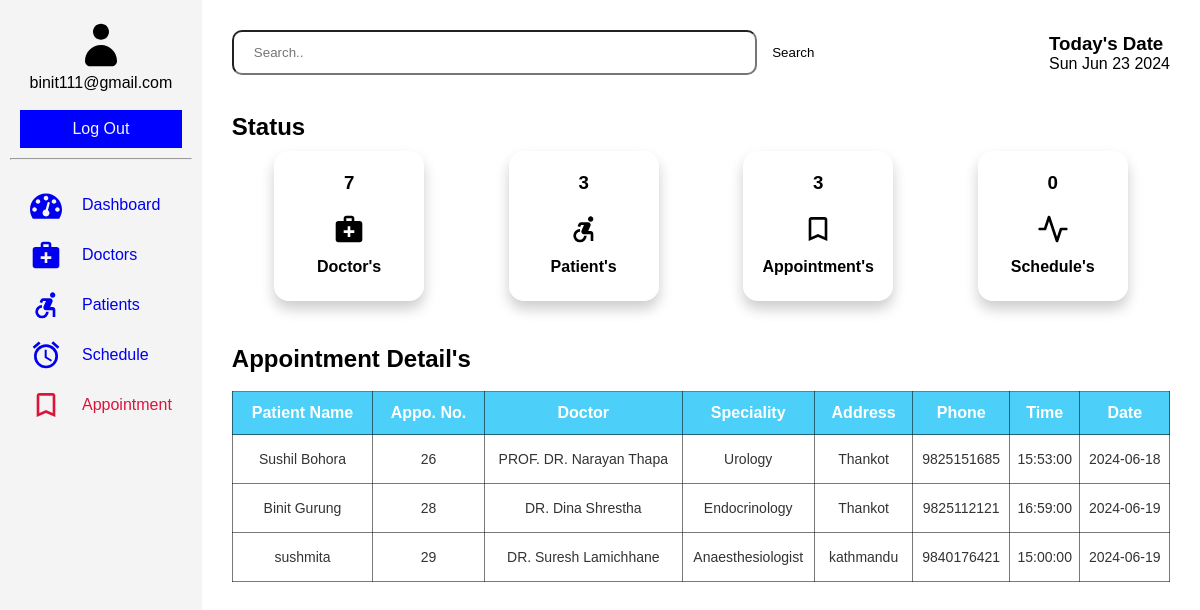
Before: /doctor/appoint.php (signed in) with the older database file.
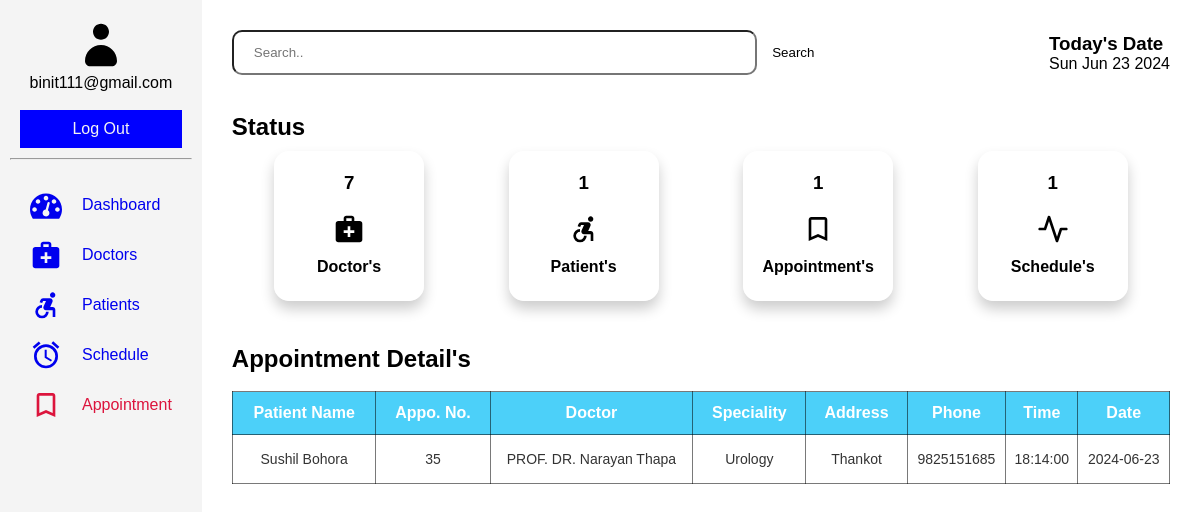
After: the same page with the newer database file.
### tables this page shows
CREATE TABLE `appointment` (
  `id` int(11) NOT NULL,
  `fullname` varchar(255) NOT NULL,
  `email` varchar(255) NOT NULL,
  `phone` varchar(60) NOT NULL,
  `bg` varchar(60) NOT NULL,
  `address` varchar(255) NOT NULL,
  `sid` int(11) NOT NULL,
  `did` int(11) NOT NULL,
  `date` date NOT NULL,
  `time` time NOT NULL,
  `status` tinyint(2) DEFAULT 0
);

CREATE TABLE `doctor` (
  `id` int(11) NOT NULL,
  `fname` varchar(60) NOT NULL,
  `email` varchar(60) NOT NULL,
  `password` varchar(60) NOT NULL,
  `phone` varchar(60) NOT NULL,
  `image_name` varchar(255) NOT NULL,
  `image_path` varchar(255) NOT NULL,
  `sid` int(11) DEFAULT NULL,
  `created_at` timestamp NULL DEFAULT current_timestamp()
);

CREATE TABLE `specialities` (
  `id` int(11) NOT NULL,
  `title` varchar(60) NOT NULL,
  `description` text NOT NULL,
  `image_name` varchar(60) NOT NULL,
  `image_path` varchar(255) NOT NULL,
  `created_at` timestamp NULL DEFAULT current_timestamp()
);

### doctor/appoint.php (the view, shortened to what the changed rows need)
<?php
    include('../connection.php');
    $sql = "SELECT ap.id, ap.fullname, ap.phone, ap.bg, ap.address, ap.date, ap.time, sp.title, doc.fname from appointment as ap INNER JOIN specialities as sp ON ap.sid = sp.id INNER JOIN doctor as doc ON ap.did = doc.id";
    $result = mysqli_query($conn, $sql);
?>
<!DOCTYPE html>
<html lang="en">
<head>
    <link rel="stylesheet" href="../assets/dash1.css">
</head>
<body>
    <section class="dashboard">
        <section class="main">
            <div class="head">
                <div class="date-container">
                    <h1>Today's Date</h1>
                </div>
            </div><br>
            <div class="status">
                <div class="status-bar">
                    <h2>Status</h2>
                </div>
                <div class="dash-collection">
                    <div class="doc">
                        <?php
                            $psql = "SELECT * FROM patient";
                            $presult = mysqli_query($conn, $psql);
                            if($prow = mysqli_num_rows($presult)){
                                echo '<h3>'.$prow.'</h3>';
                            }else{
                                echo '<h3>0</h3>';
                            }
                        ?>
                        <svg class="icon icon-accessible_forward"><use xlink:href="#icon-accessible_forward"></use></svg><br>
                        <h4>Patient's</h4><br>
                    </div>
                    <div class="doc">
                        <?php
                            $asql = "SELECT * FROM appointment";
                            $aresult = mysqli_query($conn, $asql);
                            if($arow = mysqli_num_rows($aresult)){
                                echo '<h3>'.$arow.'</h3>';
                            }else{
                                echo '<h3>0</h3>';
                            }
                        ?>
                        <svg class="icon icon-bookmark_outline"><use xlink:href="#icon-bookmark_outline"></use></svg><br>
                        <h4>Appointment's</h4><br>
                    </div>
                    <div class="doc">
                        <?php
                            $ssql = "SELECT * FROM schedule";
                            $sresult = mysqli_query($conn, $ssql);
                            if($srow = mysqli_num_rows($sresult)){
                                echo '<h3>'.$srow.'</h3>';
                            }else{
                                echo '<h3>0</h3>';
                            }
                        ?>
                        <svg class="icon icon-activity"><use xlink:href="#icon-activity"></use></svg><br>
                        <h4>Schedule's</h4><br>
                    </div>
                </div>
            </div><br>
            <div class="tabular">
                <h2>Appointment Detail's</h2><br>
                <table class="table-container">
                    <thead>
                        <tr>
                        <th>Patient Name</th>
                            <th>Appo. No.</th>
                            <th>Doctor</th>
                            <th>Speciality</th>
                            <th>Address</th>
                            <th>Phone</th>
                            <th>Time</th>
                            <th>Date</th>
                        </tr>
                    </thead>
                    <tbody>
                        <tr>
                            <?php
                                while($row = mysqli_fetch_assoc($result)){
                            ?>
                                <td style="padding: 16px;"><?php echo $row['fullname'] ?></td>
                                <td><?php echo $row['id'] ?></td>
                                <td><?php echo $row['fname']; ?></td>
                                <td><?php echo $row['title'];?></td>
                                <td><?php echo $row['address'] ?></td>
                                <td><?php echo $row['phone'] ?></td>
                                <td><?php echo $row['time'] ?></td>
                                <td><?php echo $row['date'] ?></td>
                            </tr>
                            <?php
                                }
                            ?>
                    </tbody>
                </table>
            </div>
        </section>
    </section>
</body>
</html>

Changed rows visible on the page:
removed appointment: fullname "Sushil Bohora", id "26", did.fname "PROF. DR. Narayan Thapa", sid.title "Urology", address "Thankot", phone "9825151685", time "15:53:00", date "2024-06-18"
removed appointment: fullname "Binit Gurung", id "28", did.fname "DR. Dina Shrestha", sid.title "Endocrinology", address "Thankot", phone "9825112121", time "16:59:00", date "2024-06-19"
removed appointment: fullname "sushmita", id "29", did.fname "DR. Suresh Lamichhane", sid.title "Anaesthesiologist", address "kathmandu", phone "9840176421", time "15:00:00", date "2024-06-19"
added appointment: fullname "Sushil Bohora", id "35", did.fname "PROF. DR. Narayan Thapa", sid.title "Urology", address "Thankot", phone "9825151685", time "18:14:00", date "2024-06-23"
Other visible differences:
$prow: "3" → "1"
$arow: "3" → "1"
$srow: (not shown) → "1"
text no longer shown: "0"
